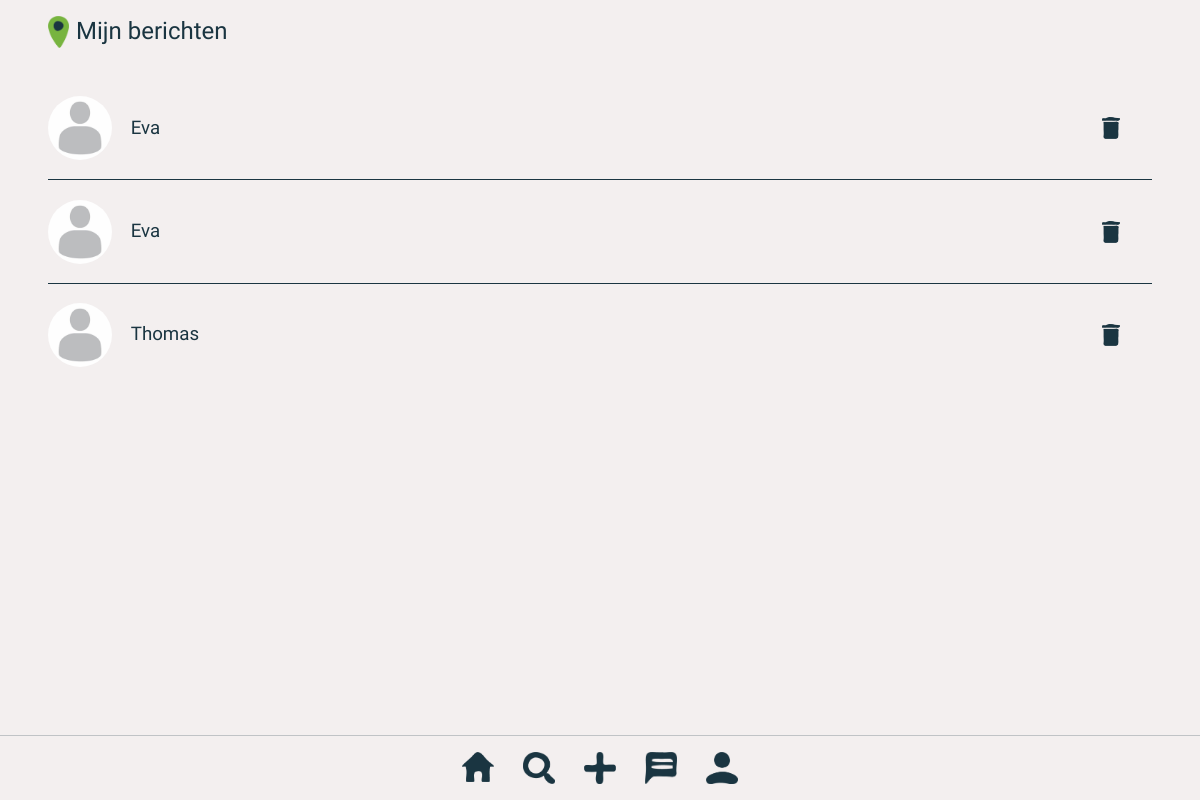
/chats.php (signed in), run on the app's committed database.
### tables this page shows
CREATE TABLE `chats` (
  `id` int(255) NOT NULL,
  `sender_id` int(255) NOT NULL,
  `receiver_id` int(255) NOT NULL,
  `message` varchar(255) NOT NULL,
  `time` datetime NOT NULL
);

CREATE TABLE `users` (
  `id` int(255) NOT NULL,
  `username` varchar(255) NOT NULL,
  `password` varchar(255) NOT NULL,
  `email` varchar(255) NOT NULL,
  `profile_picture` varchar(255) NOT NULL DEFAULT 'default.jpg',
  `premium` int(255) NOT NULL DEFAULT '0',
  `reactions` int(11) NOT NULL DEFAULT '2',
  `products_saved` int(255) NOT NULL DEFAULT '0'
);

### classes/User.php (called while the page is built, shortened)
<?php
    class User {
        public static function getUsernameById($userId){
            $conn = Database::getConnection();
            $query = $conn->prepare("SELECT username FROM users WHERE id = :userId");
            $query->bindValue(":userId", $userId);
            $query->execute();
            $id = $query->fetch();
            return $id['username'];
        }
        public static function getProfilePictureById($userId){
            $conn = Database::getConnection();
            $query = $conn->prepare("SELECT profile_picture FROM users WHERE id = :userId");
            $query->bindValue(":userId", $userId);
            $query->execute();
            $id = $query->fetch();
            return $id['profile_picture'];
        }
        public static function getChats($userId) {
            $conn = Database::getConnection();
            $query = $conn->prepare("SELECT * FROM chats WHERE receiver_id = :userId OR sender_id = :userId");
            $query->bindValue(":userId", $userId);
            $query->execute();
            $chats = $query->fetchAll();
            return $chats;
        }
    }
?>

### chats.php (the view, shortened to what this page needs)
<?php
    $chats = User::getChats($_SESSION['userId']);
?>
<!DOCTYPE html>
<html lang="en">
<head>
     <link rel="stylesheet" href="css/normalize.css">
     <link rel="stylesheet" href="css/general.css">
</head>
<body>
    <header>
        <img src="assets/location_dot.png">
        <h2>Mijn berichten</h2>
    </header>
    <section class="messages_section">
        <?php foreach($chats as $chat): ?>
        <?php if($chat['sender_id'] == $_SESSION['userId']){
                $id = 'receiver_id';
            } else if($chat['sender_id'] == $chat['receiver_id']) {
                $id = 'receiver_id';
            } else {
                $id = 'sender_id';
            }
        ?>
        <a href="chat.php" class="message_wrapper">
            <img class="user_image" src="profile_pictures/<?php echo User::getProfilePictureById($chat[$id]); ?>">
            <h3><?php echo htmlspecialchars(User::getUsernameById($chat[$id])); ?></h3>
            <img class="delete_image" src="assets/icons/trash_icon.png">
        </a>
        <div class="divider"></div>
        <?php endforeach; ?>
    </section>
    <nav>
        <a href="home.php"><img src="assets/icons/home_icon.png"></a>
        <a href="search.html"><img src="assets/icons/search_icon.png"></a>
        <a href="upload.php"><img src="assets/icons/plus_icon.png"></a>
        <a href="chats.php"><img src="assets/icons/message_icon.png"></a>
        <a href="profile.php"><img src="assets/icons/profile_icon.png"></a>
    </nav>
</body>
</html>

### css/general.css (style rules this page uses)
:root { --offWhite: #F3EFEF; --offBlack: #1A3541; --accentGreen: #78B53E; --placeholderGrey: #C6C9CB; --warningRed: #F66565; --textFont: 'Cabin', sans-serif; --titleFont: 'RocknRoll One', sans-serif; --textFontSize: ; --titleFontSize: 1.4em; --pageTitleFontSize: 1.1em; --actionBarFontSize: 1.5em; --whiteSpaceOffset: 3em; }
* { font-family: var(--textFont); color: var(--offBlack); }
body { height: 100vh; background-color: var(--offWhite); }
a { color: var(--offBlack); text-decoration: none; }
h1, h2, h3 { font-family: var(--titleFont); font-weight: 300; margin: 0; }
header { background-color: var(--offWhite); position: sticky; top: 0; z-index: 999; display: flex; align-items: center; padding-left: var(--whiteSpaceOffset); padding-top: 1em; padding-bottom: 1em; }
header img { width: 1.3em; }
header h2 { margin-left: 0.3em; font-size: var(--actionBarFontSize); flex-grow: 1; }
nav { display: flex; justify-content: center; background-color: var(--offWhite); position:fixed; width:100%; bottom: 0; right: 0; border-top: solid 1px #C0C3C6; }
nav img { width: 2em; padding-top: 1em; padding-bottom: 0.7em; padding-left: 0.9em; padding-right: 0.9em; }
section { display: flex; flex-direction: column; }
.messages_section { display: flex; flex-direction: column; margin-right: var(--whiteSpaceOffset); margin-left: var(--whiteSpaceOffset); margin-top: 2em; }
.message_wrapper { display: flex; flex-direction: row; align-items: center; justify-content: space-between; }
.message_wrapper .user_image { width: 4em; height: 4em; border-radius: 50%; }
.message_wrapper h3 { flex-grow: 1; margin-left: 1em; }
.message_wrapper .delete_image { width: 1.1em; margin-right: 2em; }
.messages_section .divider { background-color: var(--offBlack); width: 100%; height: 1px; margin-top: 1.2em; margin-bottom: 1.2em; }

### data on the page
chats: sender+receiver (placeholder picture), receiver.username "Eva"
chats: sender+receiver (placeholder picture), sender.username "Eva"
chats: sender+receiver (placeholder picture), receiver.username "Thomas"
